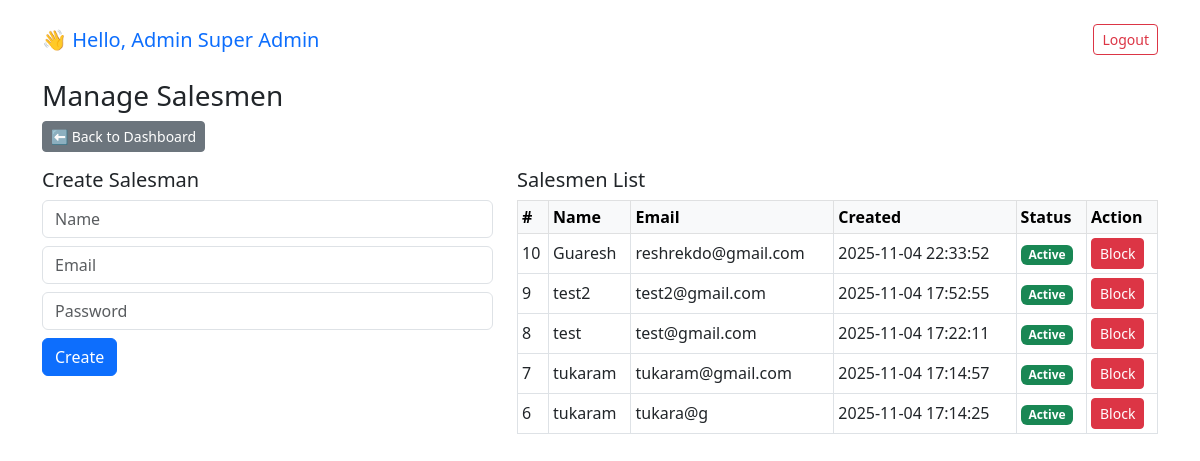
/admin/manage_users.php (signed in), run on the app's committed database.
### tables this page shows
CREATE TABLE `users` (
  `id` int(11) NOT NULL,
  `name` varchar(100) NOT NULL,
  `email` varchar(150) NOT NULL,
  `password` varchar(255) NOT NULL,
  `role` enum('admin','salesman') NOT NULL DEFAULT 'salesman',
  `created_at` timestamp NOT NULL DEFAULT current_timestamp(),
  `is_blocked` tinyint(1) NOT NULL DEFAULT 0,
  `reset_token` varchar(255) DEFAULT NULL,
  `reset_expires` datetime DEFAULT NULL
);

### admin/manage_users.php (the view, shortened to what this page needs)
<?php
require_once __DIR__ . '/../config.php';
$users = $pdo->query("SELECT * FROM users WHERE role='salesman' ORDER BY created_at DESC")->fetchAll(PDO::FETCH_ASSOC);
require_once __DIR__ . '/../includes/header.php';
?>
<h3>Manage Salesmen</h3>
<div class="mb-3">
  <a href="dashboard.php" class="btn btn-secondary btn-sm">⬅️ Back to Dashboard</a>
</div>
<div class="row">
  <div class="col-md-5">
    <h5>Create Salesman</h5>
    <form method="post">
      <div class="mb-2"><input name="name" class="form-control" placeholder="Name" required></div>
      <div class="mb-2"><input name="email" type="email" class="form-control" placeholder="Email" required></div>
      <div class="mb-2"><input name="password" type="password" class="form-control" placeholder="Password" required></div>
      <button class="btn btn-primary">Create</button>
    </form>
  </div>
  <div class="col-md-7">
    <h5>Salesmen List</h5>
    <table class="table table-bordered table-sm align-middle">
      <thead class="table-light">
        <tr>
          <th>#</th>
          <th>Name</th>
          <th>Email</th>
          <th>Created</th>
          <th>Status</th>
          <th>Action</th>
        </tr>
      </thead>
      <tbody>
        <?php foreach ($users as $u): ?>
          <tr>
            <td><?= $u['id'] ?></td>
            <td><?= htmlspecialchars($u['name']) ?></td>
            <td><?= htmlspecialchars($u['email']) ?></td>
            <td><?= $u['created_at'] ?></td>
            <td>
              <?php if ($u['is_blocked']): ?>
                <span class="badge bg-danger">Blocked</span>
              <?php else: ?>
                <span class="badge bg-success">Active</span>
              <?php endif; ?>
            </td>
            <td>
              <a href="?toggle=<?= $u['id'] ?>" class="btn btn-sm <?= $u['is_blocked'] ? 'btn-success' : 'btn-danger' ?>">
                <?= $u['is_blocked'] ? 'Unblock' : 'Block' ?>
              </a>
            </td>
          </tr>
        <?php endforeach; ?>
      </tbody>
    </table>
  </div>
</div>
<?php require_once __DIR__ . '/../includes/footer.php'; ?>

### includes/header.php (shortened to what this page needs)
<?php
$user_role = ucfirst($_SESSION['user_role'] ?? '');
$user_name = htmlspecialchars($_SESSION['user_name'] ?? '');
if (!isset($no_bootstrap)) {
    echo '<!doctype html><html lang="en"><head><meta charset="utf-8"><meta name="viewport" content="width=device-width,initial-scale=1">';
    echo '<link href="https://cdn.jsdelivr.net/npm/bootstrap@5.3.0/dist/css/bootstrap.min.css" rel="stylesheet">';
    echo '</head><body><div class="container py-4">';
    if (isset($_SESSION['user_id'])) {
        echo '<div class="d-flex justify-content-between align-items-center mb-4">';
        echo '<h5 class="text-primary mb-0">👋 Hello, ' . $user_role . ' ' . $user_name . '</h5>';
        echo '<a href="../auth/logout.php" class="btn btn-outline-danger btn-sm">Logout</a>';
        echo '</div>';
    }
}
?>

### includes/footer.php (shortened to what this page needs)
<?php
if(!isset($no_bootstrap)) {
    echo '</div>';
    echo '</body></html>';
}
?>

### data on the page
users: id "10", name "Guaresh", email "reshrekdo@gmail.com", created_at "2025-11-04 22:33:52", is_blocked "Active"
users: id "9", name "test2", email "test2@gmail.com", created_at "2025-11-04 17:52:55", is_blocked "Active"
users: id "8", name "test", email "test@gmail.com", created_at "2025-11-04 17:22:11", is_blocked "Active"
users: id "7", name "tukaram", email "tukaram@gmail.com", created_at "2025-11-04 17:14:57", is_blocked "Active"
users: id "6", name "tukaram", email "tukara@g", created_at "2025-11-04 17:14:25", is_blocked "Active"

### other printed values
$user_role "Admin"
$user_name "Super Admin"
